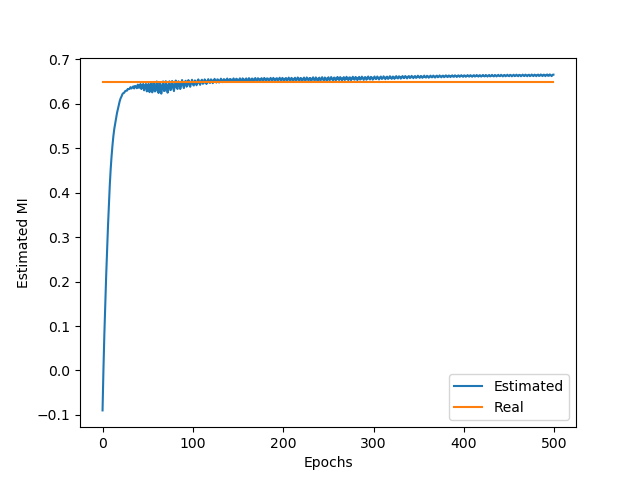

The script that drew this image:
import numpy as np
import matplotlib.pyplot as plt
from mine import MINE

# Generates data by sampling from two correlated Gaussian variables
dim = 1
variance = 0.2
sampleSize = 1000

xSamples = np.sign(np.random.normal(0., 1., [sampleSize, dim]))
ySamples = xSamples + np.random.normal(0., np.sqrt(variance), [sampleSize, dim])
pyx = np.exp(-(ySamples - xSamples) ** 2 / (2 * variance))
pyxMinus = np.exp(-(ySamples + 1) ** 2 / (2 * variance))
pyxPlus = np.exp(-(ySamples - 1) ** 2 / (2 * variance))

mi = np.average(np.log(pyx / (0.5 * pyxMinus + 0.5 * pyxPlus)))

miEstimator = MINE(1, archSpecs={
    'layerSizes': [32],
    'useBias': True,
    'activationFunctions': ['relu']
})


ySamplesMarginal = np.random.permutation(ySamples)

# noinspection PyUnresolvedReferences
estimatedMI, estimationHistory = miEstimator.calcMI(xSamples, ySamples, xSamples, ySamplesMarginal)

print("Real MI: {}, estimated MI: {}".format(mi, estimatedMI))
epochs = np.arange(len(estimationHistory))
plt.plot(epochs, estimationHistory)
plt.plot(epochs, mi * np.ones(len(estimationHistory)))
plt.xlabel('Epochs')
plt.ylabel('Estimated MI')
plt.legend(['Estimated', 'Real'])
plt.show()
